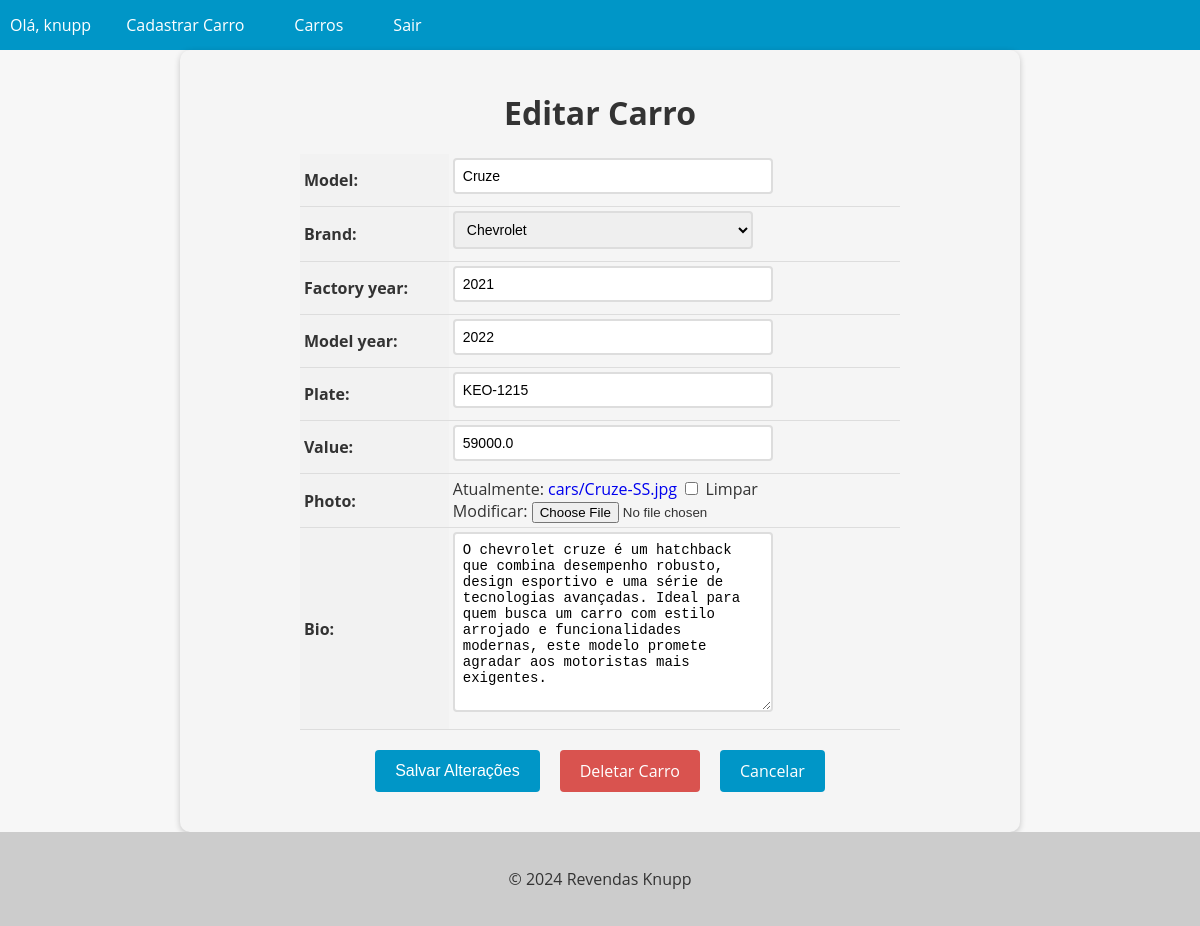
Screenshot of /car/7/update/ (signed in) with the database file from the repository.
### cars/models.py (models this page shows, shortened)
class Car(models.Model):
    id = models.AutoField(primary_key=True)
    model = models.CharField(max_length=200)
    brand = models.ForeignKey(Brand, on_delete=models.PROTECT, related_name='car_brand')
    factory_year = models.IntegerField(blank=True, null=True)
    model_year = models.IntegerField(blank=True, null=True)
    plate = models.CharField(max_length=10, blank=True, null = True)
    value = models.FloatField(blank=True, null=True)
    photo = models.ImageField(upload_to='cars/', blank=True, null=True)
    bio = models.TextField(blank=True, null= True)

### cars/views.py (the view, shortened to what this page needs)
@method_decorator(login_required(login_url='login'), name='dispatch')
class CarUpdateView(UpdateView):
    model = Car
    form_class = CarModelForm
    template_name = 'car_update.html'

### cars/forms.py (shortened to what this page needs)
class CarModelForm(forms.ModelForm):
    class Meta:
        model = Car
        fields = '__all__'

### cars/models.py (called while the page is built)
    def __str__(self):
        return self.name

### cars/templates/car_update.html (shortened to what this page needs)
{% extends "base.html" %}
{% block content %}
  <form method="post" enctype="multipart/form-data">
    <h1>Editar Carro</h1>
    <table>
      {{ form.as_table }}
    </table>
    <div>
      <div class="buttons-container">
        <input type="submit" value="Salvar Alterações" class="btn btn-primary">
        <a href="{% url 'car_delete' pk=object.pk %}" class="btn btn-danger">Deletar Carro</a>
        <a href="{% url 'cars_list' %}" class="btn btn-secondary">Cancelar</a>
      </div>
    </div>
  </form>
{% endblock %}

### app/templates/base.html (shortened to what this page needs)
<!DOCTYPE html>
<html lang="en">
<head>
</head>
<body>
  <header>
    <nav>
      <ul>
        {% if user.is_authenticated %}
           <li>Olá, {{ user.username }}</li>
           <li><a href="{% url 'new_car' %}">Cadastrar Carro</a></li>
        {% endif %}
          <li><a href="{% url 'cars_list' %}">Carros</a></li>
        {% if user.is_authenticated %}
          <li><a href="{% url 'logout' %}"> Sair</a></li>
        {% endif %}
      </ul>
    </nav>
  </header>
  <main>
    {% block content %}
    {% endblock %}
  </main>
  <footer>
    <p>&copy; 2024 Revendas Knupp</p>
  </footer>
</body>
</html>

### app/templates/base.html (style rules this page uses)
body { font-family: 'Open Sans', sans-serif; background-color: #f7f7f7; color: #333; margin: 0; padding: 0; }
header { background-color: #0096c7; color: #fff; text-align: center; }
footer { background-color: #ccc; color: #333; padding: 20px; text-align: center; }
nav { background-color: #0096c7; color: #fff; height: 50px; display: flex; justify-content: space-between; align-items: center; }
nav ul { list-style: none; margin: 0; padding: 0; display: flex; }
nav ul li { margin: 0 10px; }
nav ul li a { color: #fff; text-decoration: none; font-size: 16px; padding: 15px; transition: all 0.3s ease; }

### cars/templates/car_update.html (style rules this page uses)
form { max-width: 800px; margin: 0 auto; padding: 20px; background-color: #f5f5f5; border-radius: 10px; box-shadow: 0 2px 6px rgba(0, 0, 0, 0.2); }
form h1 { font-size: 2rem; margin-bottom: 20px; text-align: center; }
table { margin: 0 auto; border-collapse: collapse; width: 100%; max-width: 600px; }
th, td { padding: 4px; text-align: left; border-bottom: 1px solid #ddd; }
th { background-color: #f2f2f2; }
input[type="text"], input[type="number"], select, textarea { padding: 8px; font-size: 14px; border: 2px solid #ddd; border-radius: 4px; width: 100%; max-width: 300px; margin-bottom: 8px; transition: border-bottom-color 0.3s ease-in-out; }
.btn { background-color: #0096c7; color: #fff; border: none; padding: 10px 20px; font-size: 16px; border-radius: 4px; cursor: pointer; transition: background-color 0.3s ease-in-out; }
.buttons-container { display: flex; justify-content: center; margin-top: 20px; margin-bottom: 20px; }
.btn { display: inline-block; background-color: #0096c7; color: #fff; border: none; padding: 10px 20px; font-size: 16px; border-radius: 4px; cursor: pointer; transition: background-color 0.3s ease-in-out; margin: 0 10px; }
.btn-danger { background-color: #d9534f; text-decoration: none !important; }
a { text-decoration: none !important; }

### rows the page displays
Car: model "Cruze", brand "Chevrolet", factory_year "2021", model_year "2022", plate "KEO-1215", value "59000.0", bio "O chevrolet cruze é um hatchback que combina desempenho robusto, design esportivo e uma série de tecnologias avançadas. Ideal para quem busca um carro com estilo arrojado e funcionalidades modernas, este modelo promete agradar aos motoristas mais exigentes."

### other values shown
{{ user.username }} "knupp"
